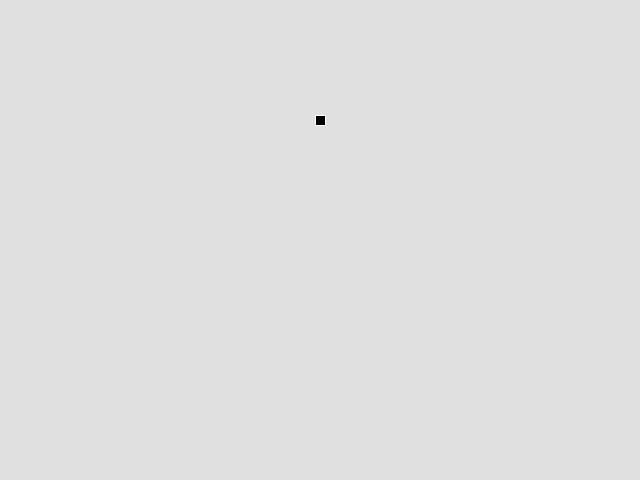
Frame 1 (no input)
Frame 60 (the mouse pressed at the canvas centre just before this capture): blank canvas, image omitted
Frame 120 (the mouse held since frame 60 and released just before this capture): blank canvas, image omitted

The Processing sketch that drew this single still picture (run headless with seeded random() and noise(); from frame 60 on, the mouse is pressed at the canvas centre):

// Processing sketch: Bounce
// ── Bounce.pde
//Bounce

float x, y, vs, hs, ag;

void setup() {
  size(640,480);
  rectMode(CENTER);
  x = width/2;
  y = height/4;
  vs = 0;
  hs = 2;
  ag = 0.1;
}

void draw() {
  background(#E0E0E0);
  
  stroke(255);
  fill(0);
  rect(x,y,10,10);
  
  y += vs;
  x += hs;
  
  vs += ag;
  
  if ((y+10) >= height) {
    vs *= -0.95;
    hs *= 0.95;
  }
  
  if ((x+10) >= width || (x-10) <= 0) {
    hs *= -0.95;
  }
}
